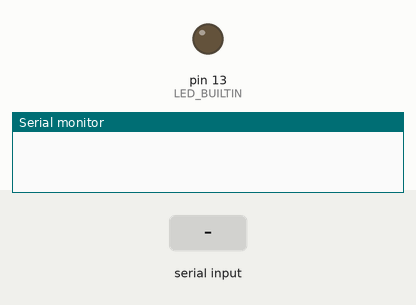
Bench run of a sketch on a simulated Arduino Uno, built with avr-gcc and run on an emulated ATmega328P. Parts: output pins drawn as LEDs (lit = HIGH), the last lines printed to the serial monitor. The test bench sets the inputs (shaded band).

Above: at 1.2 s.
1.3 s: "B" received over the second serial link
At 2.3 s:
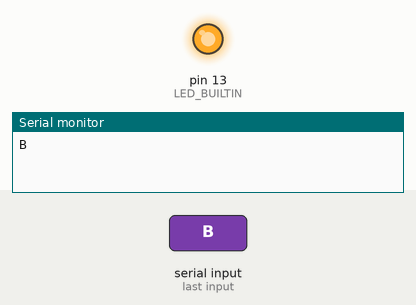
2.8 s: "A" received over the second serial link
At 3.4 s:
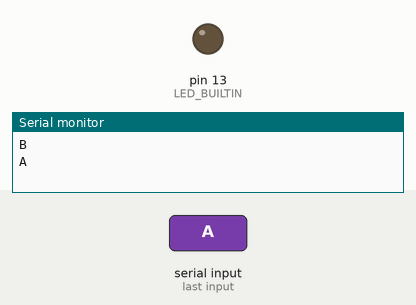
Timing chart, 0 to 5.8 s (numbered marks = the images above; inputs shaded):
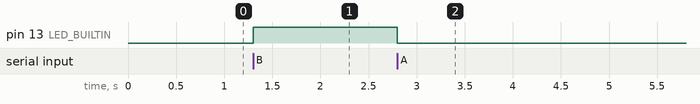

Measured:
- after the input at 1.3 s, pin 13 (LED_BUILTIN): LOW → HIGH at once
- after the input at 2.8 s, pin 13 (LED_BUILTIN): HIGH → LOW at once

The sketch:

Arduino_Template.ino
```cpp
#include <SoftwareSerial.h>

#define RX_PIN 2 // Change with the RX pin you want to use
#define TX_PIN 3 // Change with the TX pin you want to use

SoftwareSerial bluetoothSerial(RX_PIN, TX_PIN); // RX, TX

void setup() {
  Serial.begin(9600);
  bluetoothSerial.begin(9600);
  pinMode(LED_BUILTIN, OUTPUT);
  digitalWrite(LED_BUILTIN, LOW);
}

void loop() {
  if (bluetoothSerial.available()) {
    char command = bluetoothSerial.read();
    // The logic to interpret the command and control the outputs
    if (command == 'A') {
      Serial.println('A');
        digitalWrite(LED_BUILTIN, LOW);
      // Example of action to be executed when command A is received
    } else if (command == 'B') {
        Serial.println('B');
        digitalWrite(LED_BUILTIN, HIGH);
      // Example of action to be executed when command B is received
    }
  }
}
```
